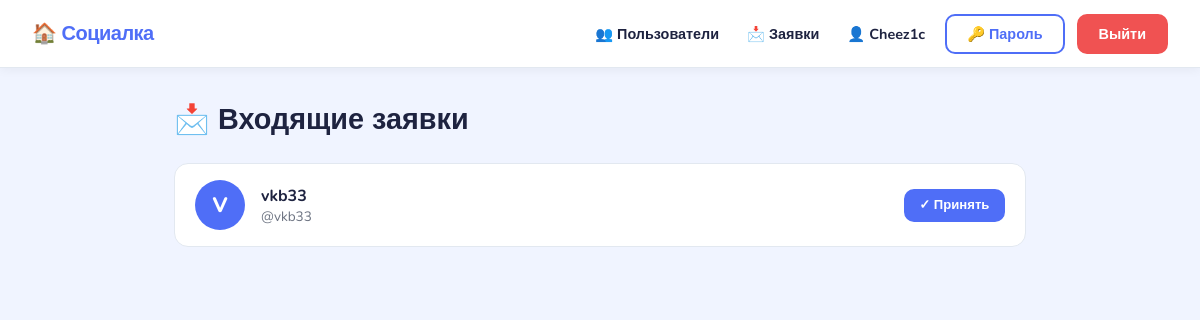
/friend/requests/ (signed in), run on an earlier commit of the app's database.
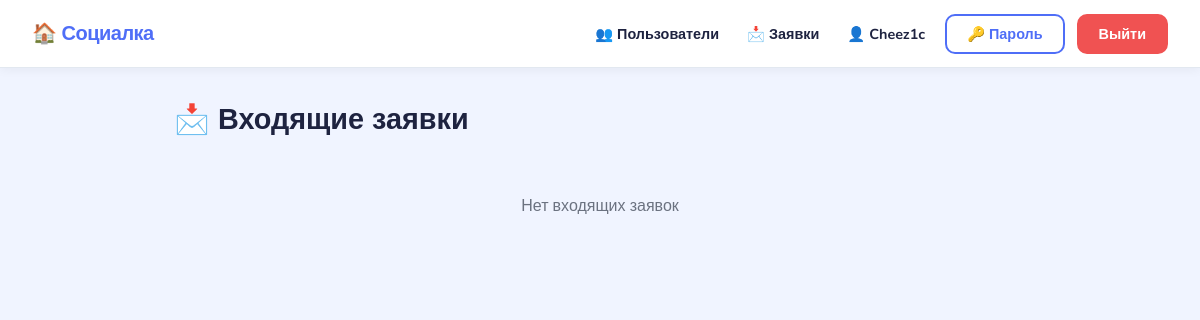
And on a later commit of the database.
### users/models.py (models this page shows, shortened)
class User(AbstractUser):
    bio = models.TextField(blank=True, verbose_name='О себе')
    email = models.EmailField(unique=True, verbose_name='Email')
    phone = models.CharField(max_length=20, blank=True, verbose_name='Номер телефона')
    avatar = models.ImageField(
        upload_to='avatars/',
        blank=True,
        null=True,
        verbose_name='Аватарка',
        validators=[validate_image_extension],
    )
    friends = models.ManyToManyField(
        'self', blank=True, symmetrical=False,
        related_name='friend_of', verbose_name='Друзья',
    )
    friend_requests = models.ManyToManyField(
        'self', blank=True, symmetrical=False,
        related_name='incoming_requests', verbose_name='Заявки в друзья',
    )
    class Meta:
        verbose_name = 'Пользователь'
        verbose_name_plural = 'Пользователи'

### users/views.py (the view)
# urls.py: path('friend/requests/', views.incoming_requests, name='incoming_requests'),
@login_required
def incoming_requests(request):
    requesters = User.objects.filter(friend_requests=request.user)
    return render(request, 'users/incoming_requests.html', {'requesters': requesters})

### templates/users/incoming_requests.html (shortened to what this page needs)
{% extends 'base.html' %}
{% block content %}
<div class="page-header">
    <h1>📩 Входящие заявки</h1>
</div>
<div class="requests-list">
    {% for requester in requesters %}
    <div class="request-card">
        <div class="user-card-avatar">{{ requester.username|first|upper }}</div>
        <div class="request-info">
            <h3>{{ requester.get_full_name|default:requester.username }}</h3>
            <p>@{{ requester.username }}</p>
        </div>
        <div class="request-actions">
            <form method="post" action="{% url 'accept_friend_request' requester.username %}" style="display:inline">
                <button type="submit" class="btn btn-primary btn-sm">✓ Принять</button>
            </form>
        </div>
    </div>
    {% empty %}
        <p class="empty-state">Нет входящих заявок</p>
    {% endfor %}
</div>
{% endblock %}

What changed in the data, as far as the page shows it:
no longer on this page (row edited): User: username|first "V", get_full_name "vkb33", username "vkb33"
Also different on the page:
text now shown: "Нет входящих заявок"
